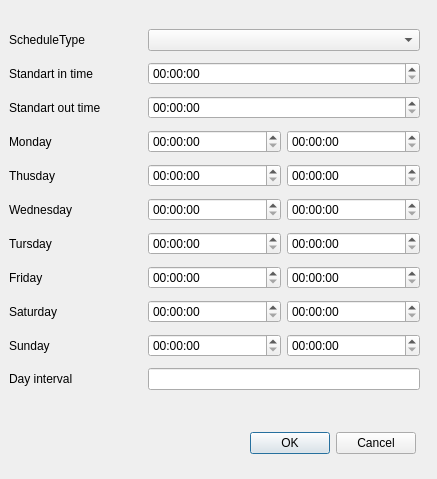
<?xml version="1.0" encoding="UTF-8"?>
<ui version="4.0">
 <class>addSchedule</class>
 <widget class="QDialog" name="addSchedule">
  <property name="geometry">
   <rect>
    <x>0</x>
    <y>0</y>
    <width>437</width>
    <height>479</height>
   </rect>
  </property>
  <property name="windowTitle">
   <string>Dialog</string>
  </property>
  <widget class="QDialogButtonBox" name="buttonBox">
   <property name="geometry">
    <rect>
     <x>240</x>
     <y>430</y>
     <width>176</width>
     <height>27</height>
    </rect>
   </property>
   <property name="orientation">
    <enum>Qt::Horizontal</enum>
   </property>
   <property name="standardButtons">
    <set>QDialogButtonBox::Cancel|QDialogButtonBox::Ok</set>
   </property>
  </widget>
  <widget class="QWidget" name="">
   <property name="geometry">
    <rect>
     <x>9</x>
     <y>24</y>
     <width>411</width>
     <height>371</height>
    </rect>
   </property>
   <layout class="QGridLayout" name="gridLayout">
    <item row="0" column="0">
     <widget class="QLabel" name="label_type">
      <property name="text">
       <string>ScheduleType</string>
      </property>
     </widget>
    </item>
    <item row="0" column="1" colspan="2">
     <widget class="QComboBox" name="scheduleType"/>
    </item>
    <item row="1" column="0">
     <widget class="QLabel" name="label_stIn">
      <property name="text">
       <string>Standart in time</string>
      </property>
     </widget>
    </item>
    <item row="1" column="1" colspan="2">
     <widget class="QTimeEdit" name="stInTime"/>
    </item>
    <item row="2" column="0">
     <widget class="QLabel" name="label_stOut">
      <property name="text">
       <string>Standart out time</string>
      </property>
     </widget>
    </item>
    <item row="2" column="1" colspan="2">
     <widget class="QTimeEdit" name="stOutTime"/>
    </item>
    <item row="3" column="0">
     <widget class="QLabel" name="label_monday">
      <property name="text">
       <string>Monday</string>
      </property>
     </widget>
    </item>
    <item row="3" column="1">
     <widget class="QTimeEdit" name="mondayDayIn"/>
    </item>
    <item row="3" column="2">
     <widget class="QTimeEdit" name="mondayDayOut"/>
    </item>
    <item row="4" column="0">
     <widget class="QLabel" name="label_thusday">
      <property name="text">
       <string>Thusday</string>
      </property>
     </widget>
    </item>
    <item row="4" column="1">
     <widget class="QTimeEdit" name="thusdayDayIn"/>
    </item>
    <item row="4" column="2">
     <widget class="QTimeEdit" name="thusdayDayOut"/>
    </item>
    <item row="5" column="0">
     <widget class="QLabel" name="label_wednesday">
      <property name="text">
       <string>Wednesday</string>
      </property>
     </widget>
    </item>
    <item row="5" column="1">
     <widget class="QTimeEdit" name="wednesdayDayIn"/>
    </item>
    <item row="5" column="2">
     <widget class="QTimeEdit" name="wednesdayDayOut"/>
    </item>
    <item row="6" column="0">
     <widget class="QLabel" name="label_thursday">
      <property name="text">
       <string>Tursday</string>
      </property>
     </widget>
    </item>
    <item row="6" column="1">
     <widget class="QTimeEdit" name="thursdayDayIn"/>
    </item>
    <item row="6" column="2">
     <widget class="QTimeEdit" name="thursdayDayOut"/>
    </item>
    <item row="7" column="0">
     <widget class="QLabel" name="label_friday">
      <property name="text">
       <string>Friday</string>
      </property>
     </widget>
    </item>
    <item row="7" column="1">
     <widget class="QTimeEdit" name="fridayDayIn"/>
    </item>
    <item row="7" column="2">
     <widget class="QTimeEdit" name="fridayDayOut"/>
    </item>
    <item row="8" column="0">
     <widget class="QLabel" name="label_saturday">
      <property name="text">
       <string>Saturday</string>
      </property>
     </widget>
    </item>
    <item row="8" column="1">
     <widget class="QTimeEdit" name="saturdayDayIn"/>
    </item>
    <item row="8" column="2">
     <widget class="QTimeEdit" name="saturdayDayOut"/>
    </item>
    <item row="9" column="0">
     <widget class="QLabel" name="label_sunday">
      <property name="text">
       <string>Sunday</string>
      </property>
     </widget>
    </item>
    <item row="9" column="1">
     <widget class="QTimeEdit" name="sundayDayIn"/>
    </item>
    <item row="9" column="2">
     <widget class="QTimeEdit" name="sundayDayOut"/>
    </item>
    <item row="10" column="0">
     <widget class="QLabel" name="label_interval">
      <property name="text">
       <string>Day interval</string>
      </property>
     </widget>
    </item>
    <item row="10" column="1" colspan="2">
     <widget class="QLineEdit" name="interval"/>
    </item>
   </layout>
  </widget>
  <zorder>stInTime</zorder>
  <zorder>interval</zorder>
  <zorder>label_stIn</zorder>
  <zorder>label_stOut</zorder>
  <zorder>label_type</zorder>
  <zorder>scheduleType</zorder>
  <zorder>stOutTime</zorder>
  <zorder>label_interval</zorder>
  <zorder>mondayDayIn</zorder>
  <zorder>buttonBox</zorder>
  <zorder>label_monday</zorder>
  <zorder>mondayDayOut</zorder>
  <zorder>stInTime</zorder>
  <zorder>thusdayDayOut</zorder>
  <zorder>label_thusday</zorder>
  <zorder>thusdayDayIn</zorder>
  <zorder>wednesdayDayOut</zorder>
  <zorder>wednesdayDayIn</zorder>
  <zorder>label_wednesday</zorder>
  <zorder>label_thursday</zorder>
  <zorder>thursdayDayIn</zorder>
  <zorder>thursdayDayOut</zorder>
  <zorder>fridayDayOut</zorder>
  <zorder>label_friday</zorder>
  <zorder>fridayDayIn</zorder>
  <zorder>saturdayDayIn</zorder>
  <zorder>saturdayDayOut</zorder>
  <zorder>label_saturday</zorder>
  <zorder>label_sunday</zorder>
  <zorder>sundayDayIn</zorder>
  <zorder>sundayDayOut</zorder>
 </widget>
 <resources/>
 <connections>
  <connection>
   <sender>buttonBox</sender>
   <signal>accepted()</signal>
   <receiver>addSchedule</receiver>
   <slot>accept()</slot>
   <hints>
    <hint type="sourcelabel">
     <x>427</x>
     <y>332</y>
    </hint>
    <hint type="destinationlabel">
     <x>157</x>
     <y>274</y>
    </hint>
   </hints>
  </connection>
  <connection>
   <sender>buttonBox</sender>
   <signal>rejected()</signal>
   <receiver>addSchedule</receiver>
   <slot>reject()</slot>
   <hints>
    <hint type="sourcelabel">
     <x>427</x>
     <y>332</y>
    </hint>
    <hint type="destinationlabel">
     <x>286</x>
     <y>274</y>
    </hint>
   </hints>
  </connection>
 </connections>
</ui>
